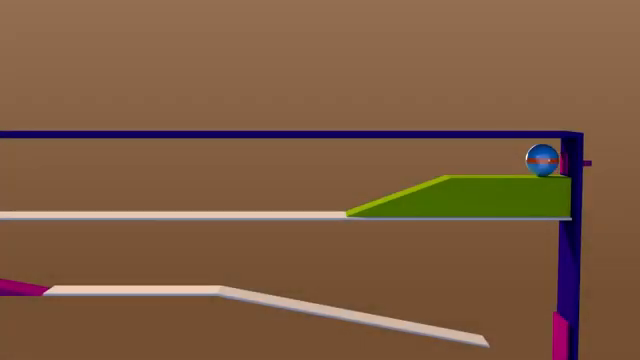
#> input picture frame 55 of data/ball.mp4, 640 x 360 px
$ python 19_object_tracking.py
#> lines starting #> are read from the running program, lines starting #| are printed output that depends on the picture; after the words box and inside, x2 and y2 are one past the last pixel; in counts of white or black regions, pixels touching at a corner belong together
import os
import cv2

pth = os.path.join(os.getcwd(), "data")
cap = cv2.VideoCapture(pth + "/ball.mp4")
tracker = cv2.TrackerKCF_create()
texts = ["1. Press 's' to select object for tracking.", "2. Select tracking object and press 'enter'."]
while cap.isOpened():
    success, frame = cap.read()
#> frame is the input picture: shape (360, 640, 3); mean B, G, R 66.1, 91.7, 125.1
    if success:
        cv2.putText(frame, texts[0], (10, 30), cv2.FONT_HERSHEY_SIMPLEX, 0.6, (255, 0, 255), 2)
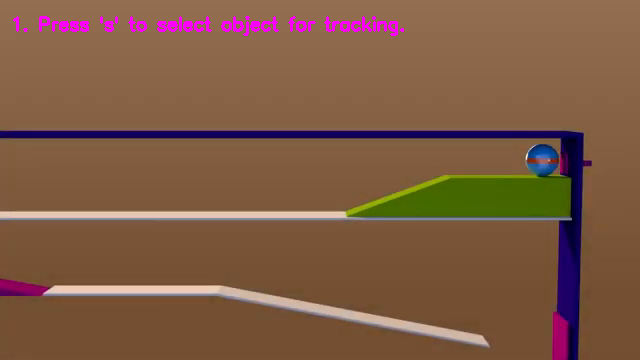
#> frame: shape (360, 640, 3); 1.02% of pixels changed, all inside (x1, y1, x2, y2) = (13, 16, 404, 36)
        cv2.imshow("ROI selector", frame)
        if cv2.waitKey(30) & 0xff == ord("s"):
#> (key q is pressed here)
            cv2.putText(frame, texts[1], (10, 70), cv2.FONT_HERSHEY_SIMPLEX, 0.6, (255, 0, 255), 2)
            bbox = cv2.selectROI(frame, False)  # select object to track
            success_track = tracker.init(frame, bbox)
            cv2.destroyAllWindows()
            break
    else:
        break

while cap.isOpened():
    success_cap, frame = cap.read()
    if success_cap:
        success_track, bbox = tracker.update(frame)
        cv2.putText(frame, "Status:", (10, 30), cv2.FONT_HERSHEY_SIMPLEX, 0.6, (255, 0, 255), 2)
        if success_track:
            x, y, w, h = int(bbox[0]), int(bbox[1]), int(bbox[2]), int(bbox[3])
            cv2.rectangle(frame, (x, y), ((x + w), (y + h)), (0, 255, 0), 2)
            cv2.putText(frame, "tracking", (85, 30), cv2.FONT_HERSHEY_SIMPLEX, 0.6, (0, 255, 0), 2)
        else:
            cv2.rectangle(frame, (x, y), ((x + w), (y + h)), (0, 0, 255), 2)
            cv2.putText(frame, "lost", (85, 30), cv2.FONT_HERSHEY_SIMPLEX, 0.6, (0, 0, 255), 2)

        cv2.imshow("Object tracking", frame)
        if cv2.waitKey(25) & 0xff == ord("q"):
            break
    else:
        break

cap.release()
cv2.destroyAllWindows()

$ run again, starting later in the video
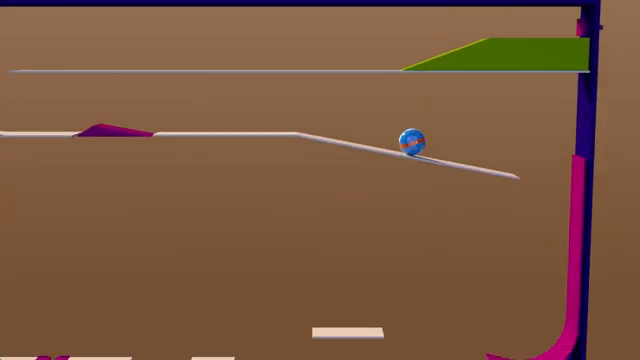
#> input picture frame 247 of data/ball.mp4, 640 x 360 px
#> frame is the input picture: shape (360, 640, 3); mean B, G, R 63.8, 87.7, 123.6
#> `cv2.putText(frame, texts[0], (10, 30), cv2.FONT_HERSHEY_SIMPLEX, 0.6, ..`:
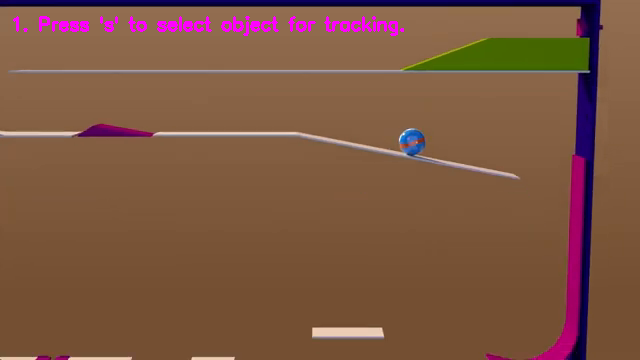
#> frame: shape (360, 640, 3); 1.02% of pixels changed, all inside (x1, y1, x2, y2) = (13, 16, 404, 36)

$ run again, starting later in the video
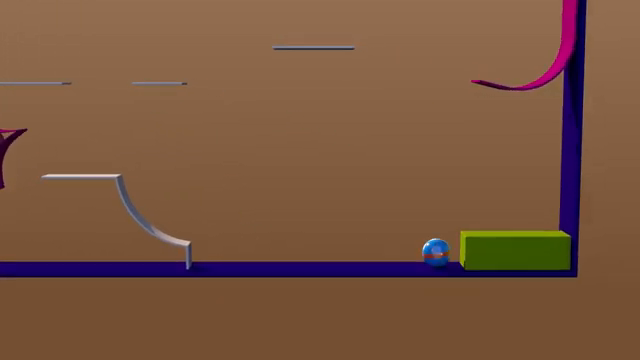
#> input picture frame 440 of data/ball.mp4, 640 x 360 px
#> frame is the input picture: shape (360, 640, 3); mean B, G, R 63.8, 86.4, 121.5
#> `cv2.putText(frame, texts[0], (10, 30), cv2.FONT_HERSHEY_SIMPLEX, 0.6, ..`:
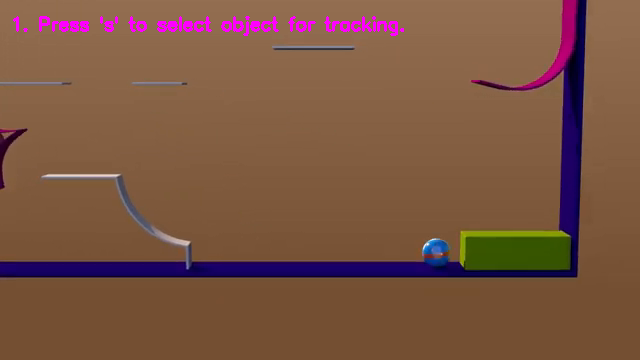
#> frame: shape (360, 640, 3); 1.02% of pixels changed, all inside (x1, y1, x2, y2) = (13, 16, 404, 36)
